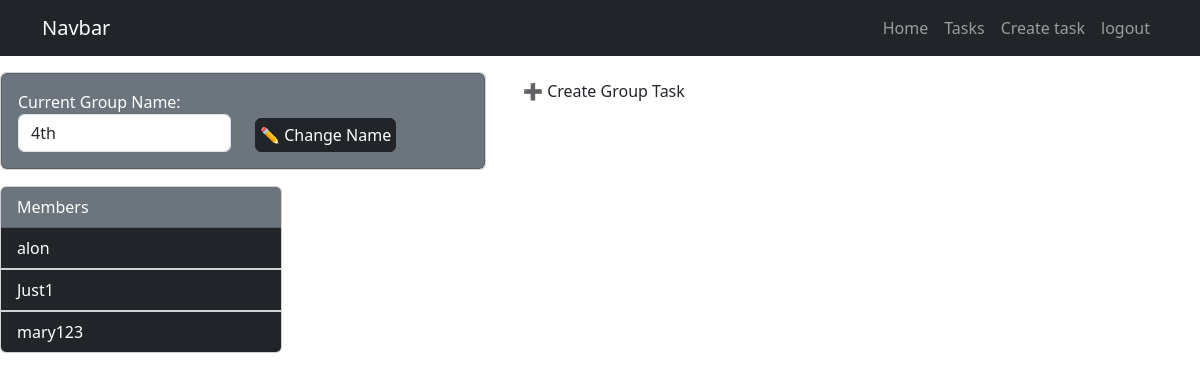
The app's page /tasks/manage/group/116/modify (signed in), older data.
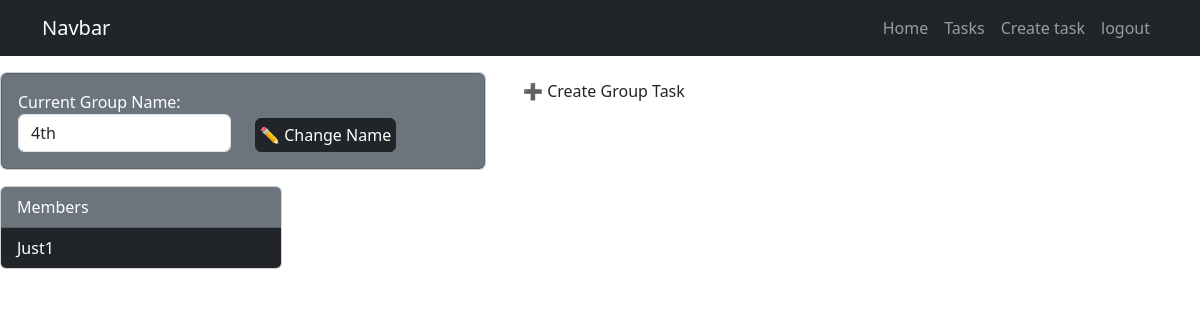
The same page, newer data.
### tasks/models.py (models this page shows, shortened)
class GroupMembers(models.Model):
    person = models.ForeignKey(User, on_delete=models.CASCADE)
    group = models.ForeignKey(GroupUsers, on_delete=models.CASCADE, related_name='group_members')
    date_joined = models.DateTimeField(auto_now_add=True)
    charge = models.CharField(max_length=64, null=True)

### tasks/views.py (the view)
# urls.py: path('tasks/manage/group/<int:group_id>/modify',views.modifyGroup, name="modifyGroup"),
@login_required
def modifyGroup(request, group_id):
    if request.method == 'GET':
        user= User.objects.get(username=request.user.username)
        group = get_object_or_404(GroupUsers , pk= group_id)
        members = GroupMembers.objects.filter(group=group_id)
        tasks = TaskGroup.objects.filter(group=group_id)
        form = GroupForm(instance=group)
        return render (request, 'group_detail.html' , {'form':form , 'members':members,
        'tasks':tasks, 'group':group_id, 'cgroup':group, 'user':user})
    else:
        group = get_object_or_404(GroupUsers,pk= group_id)
        form= GroupForm(request.POST, instance=group)
        form.save()
        return redirect('managegroup')

### tasks/forms.py
class GroupForm(forms.ModelForm):
    class Meta:
        model = GroupUsers
        fields = ['name']
        widgets = {
            'name': forms.TextInput(attrs={'class': 'form-control','placeholder':'Enter name of group'}),
        }

### tasks/templates/group_detail.html (shortened to what this page needs)
{% extends 'base.html' %}
{% block content %}
    <div class="row mt-3 justify-content between">
        <div class="col-5">
            <div class="card">
                <div class="card card-body text-white bg-secondary">
                    <form method="POST">
                        <div class="row align-items-end">
                            <div class="col">
                                <label for="id_name">Current Group Name:</label>
                                <input type="text" name="name" value="{{cgroup.name}}" class="form-control" placeholder="Enter name of group" maxlength="128" required="" id="id_name">
                            </div>
                            <div class="col">
                                <button class="btn btn-dark p-1"> ✏️ Change Name </button>
                            </div>
                        </div>
                    </form>
                </div>
            </div>
        </div>
        <div class="col-5">
            <button class="btn">
                <a class="text-decoration-none py-1 text-dark" href="{% url 'createGroupTask' group %}">➕ Create Group Task </a>
            </button>
        </div>
    </div>
    <div class="row mt-3 justify-content-between">
        <div class="col-3">
            <div class="card">
                <div class="card-header bg-secondary text-white">Members</div>
                {% for x in members %}
                <ul class="list-group list-group-flush">
                    <li class="list-group-item bg-dark text-white">{{x.person.username}}</li>
                </ul>
                {% endfor %}
            </div>
        </div>
        <div class="col-8 mx-auto">
        </div>
    </div>
{% endblock %}

Row changes from the older to the newer data that the page shows:
removed GroupMembers: person.username "alon"
removed GroupMembers: person.username "mary123"
